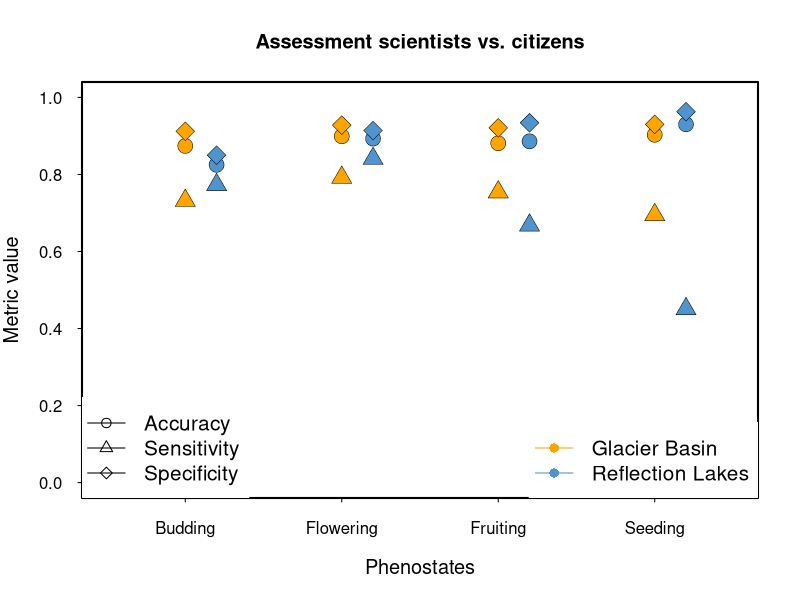
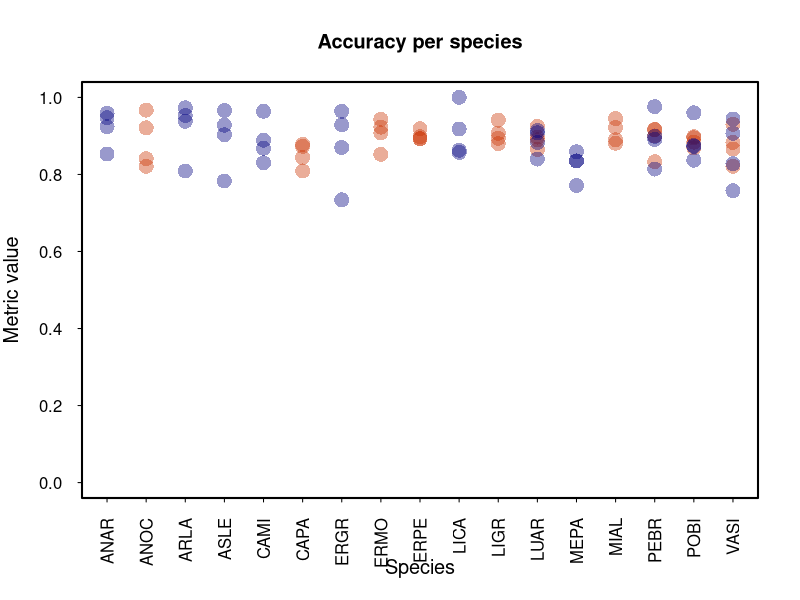
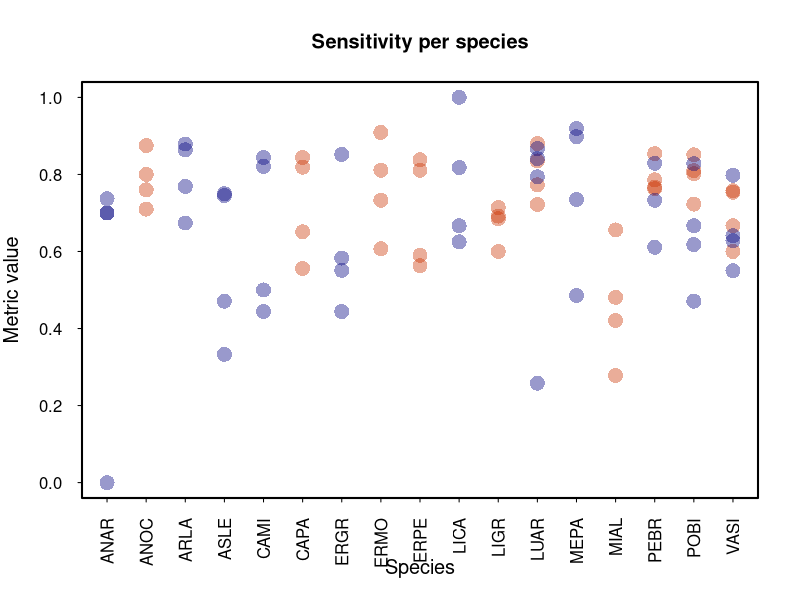
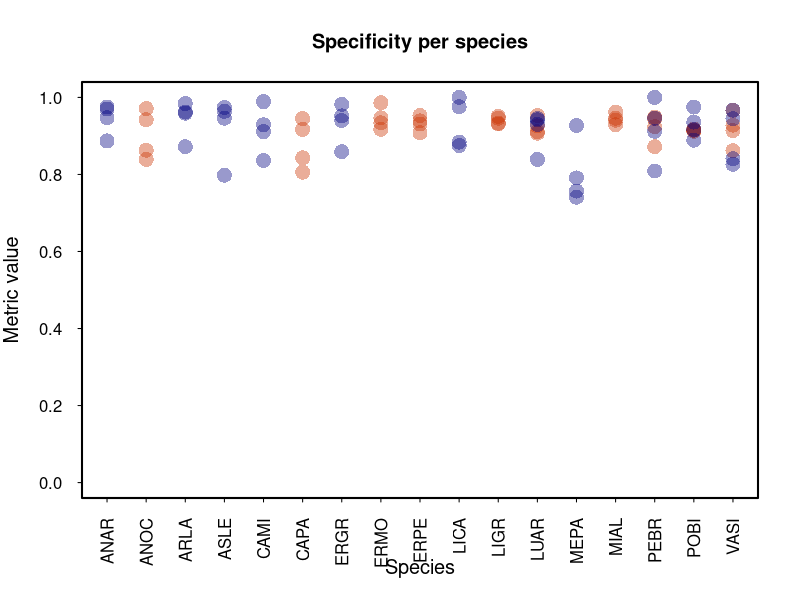

Reproduce these figures in R, in order.
############################DATA PAPER MEADOWATCH###################
###DATA COMPILED BY AJI JOHN
###FIGURES AND THIS ANALYSIS: RUBÉN D. MANZANEDO. APRIL 2021#########

###################PART 5######################

##Continuation of Figure 4: Data validation comparison of scientist vs. citizen scientists

#load accuracies data per phenostate and species
phenostates = read.csv('Accuracy per phenostate-trail.csv')
head(phenostates)

#graphical parameters
par(bty="o")
par(lwd=2)
par(tcl=-0.2)
par(las=1)
par(cex.lab=1.2)

#Figure 4a: metrics per phenostate
#set the x-axes values for plotting and a small offset for the different hikes
phenostates$Y = 1:4
phenostates$Y2 = phenostates$Y+0.2
#plot each phenostate
plot(accuracy.rl~Y, phenostates,
     pch=21,
     bg='orange',
     lwd=0.5,
     cex=2,
     ylim=c(0,1),
     xlim=c(0.5,4.5),
     main='Assessment scientists vs. citizens',
     axes=F,
     xlab='Phenostates',
     ylab='Metric value')
axis(1, labels=c('Budding','Flowering','Fruiting','Seeding'),
     at=c(1:4))
axis(2)
box()
points(accuracy.gb~Y2, phenostates,
       pch=21,
       bg='steelblue3',
       cex=2,
       lwd=0.5)

points(sensitivity.rl~Y, phenostates,
     pch=24,
     bg='orange',
     lwd=0.5,
     cex=2,
     ylim=c(0,1))
points(sensitivity.gb~Y2, phenostates,
       pch=24,
       bg='steelblue3',
       cex=2,
       lwd=0.5)

points(specificity.rl~Y, phenostates,
       pch=23,
       bg='orange',
       lwd=0.5,
       cex=2,
       ylim=c(0,1))
points(specificity.gb~Y2, phenostates,
       pch=23,
       bg='steelblue3',
       cex=2,
       lwd=0.5)
##add the legends
legend('bottomleft',
       legend=c('Accuracy', 'Sensitivity', 'Specificity'),
       pch=c(21,24,23),
       lwd=1,
       box.col='white',
       cex=1.25)
legend('bottomright',
       legend=c('Glacier Basin', 'Reflection Lakes'),
       col=c('orange','steelblue3'),
       pch=16,
       lwd=1,
       box.col='white',
       cex=1.25)

###Figure 4b: metrics per species
#load species data
species = read.csv('Accuracy per species.csv')
head(species)
position.sp = as.numeric(as.factor(species$species))

#ACCURACIES
plot(accuracy.rl~position.sp, species,
     pch=16,
     col=rgb(0.8,0.2,0.0,0.4),
     lwd=0.5,
     cex=2,
     ylim=c(0,1),
     main='Accuracy per species',
     axes=F,
     xlab='Species',
     ylab='Metric value')
axis(1, labels=unique(species$species),
     at=unique(as.numeric(position.sp)),
     las=2)
axis(2)
box()
points(accuracy.gb~position.sp, species,
       pch=16,
       col=rgb(0.0,0.0,0.5,0.4),
       cex=2,
       lwd=0.5)

#SENSITIVITIES
plot(sensitivity.rl~position.sp, species,
     pch=16,
     col=rgb(0.8,0.2,0.0,0.4),
     lwd=0.5,
     cex=2,
     ylim=c(0,1),
     main='Sensitivity per species',
     axes=F,
     xlab='Species',
     ylab='Metric value')
axis(1, labels=unique(species$species),
     at=unique(as.numeric(position.sp)),
     las=2)
axis(2)
box()
points(sensitivity.gb~position.sp, species,
       pch=16,
       col=rgb(0.0,0.0,0.5,0.4),
       cex=2,
       lwd=0.5)

#SPECIFICITIES
plot(specificity.rl~position.sp, species,
     pch=16,
     col=rgb(0.8,0.2,0.0,0.4),
     lwd=0.5,
     cex=2,
     ylim=c(0,1),
     main='Specificity per species',
     axes=F,
     xlab='Species',
     ylab='Metric value')
axis(1, labels=unique(species$species),
     at=unique(as.numeric(position.sp)),
     las=2)
axis(2)
box()
points(specificity.gb~position.sp, species,
       pch=16,
       col=rgb(0.0,0.0,0.5,0.4),
       cex=2,
       lwd=0.5)

##END OF CODE
